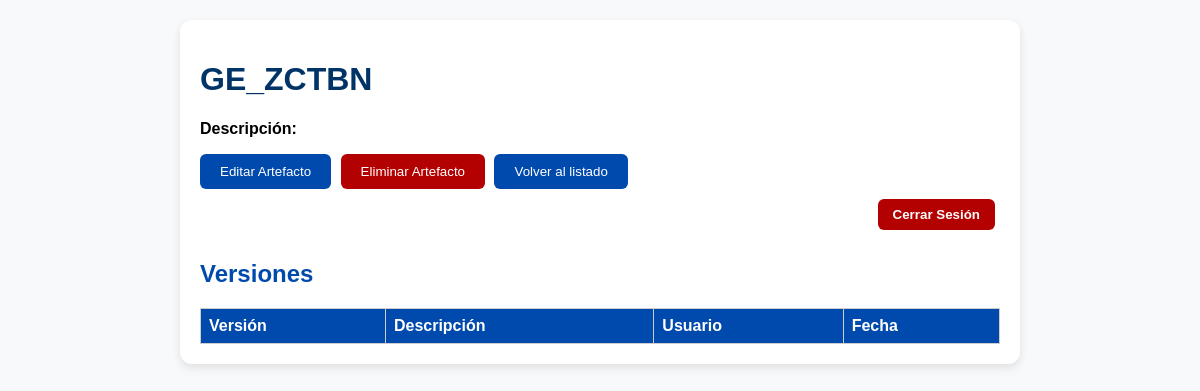
The page /detalle/GE_ZCTBN (signed in) on the database as committed earlier.
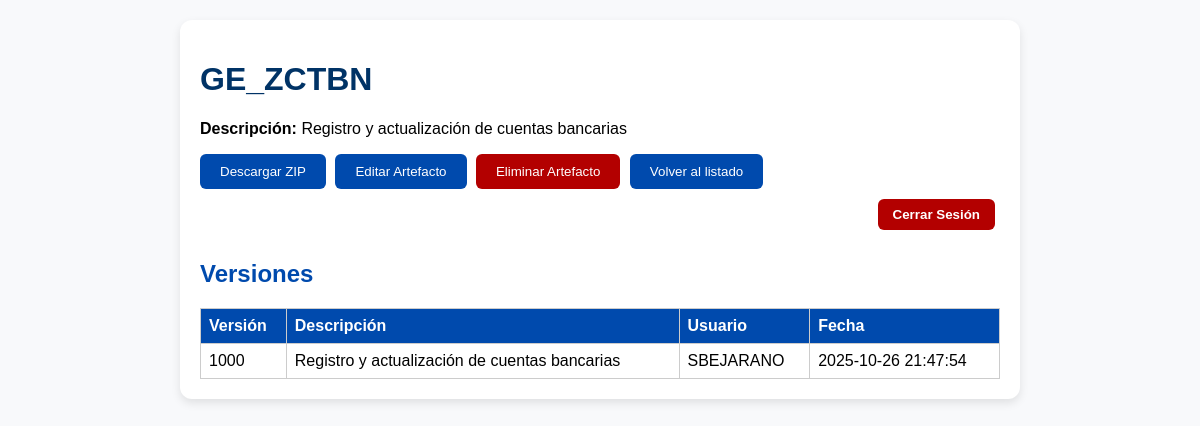
The same page on the database as committed later.
### tables this page shows
CREATE TABLE ARCHIVO(
            ID_archivo TEXT PRIMARY KEY,
            ruta TEXT NOT NULL,
            descripcion TEXT NOT NULL
        );

CREATE TABLE VERSIONAMIENTO(
            ID_archivo TEXT,
            version INTEGER DEFAULT 1000,
            descripcion TEXT NOT NULL,
            usuario TEXT NOT NULL,
            fecha_cambio TEXT NOT NULL,
            PRIMARY KEY (ID_archivo, version),
            FOREIGN KEY (ID_archivo) REFERENCES ARCHIVO(ID_archivo),
            FOREIGN KEY (usuario) REFERENCES USUARIO(ID_usuario)
        );

### app.py (the view)
@app.route("/detalle/<id_archivo>")
@login_requerido
def detalle_artefacto(id_archivo):
    conn = get_conn()
    cursor = conn.cursor()
    cursor.execute("SELECT descripcion, ruta FROM ARCHIVO WHERE ID_archivo = ?", (id_archivo,))
    archivo = cursor.fetchone()
    cursor.execute("""
        SELECT version, descripcion, usuario, fecha_cambio
        FROM VERSIONAMIENTO
        WHERE ID_archivo = ?
        ORDER BY version DESC
    """, (id_archivo,))
    versiones = cursor.fetchall()
    conn.close()
    prefijo = id_archivo[:2].upper()
    return render_template("detalle.html", id_archivo=id_archivo, archivo=archivo, versiones=versiones, prefijo=prefijo, usuario=session["usuario"])

### app.py (called while the page is built)
def get_conn():
    return sqlite3.connect("artefactos.db")

def login_requerido(func):
    @wraps(func)
    def wrapper(*args, **kwargs):
        if "usuario" not in session:
            flash("Debe iniciar sesión para acceder al sistema.")
            return redirect(url_for("login"))
        return func(*args, **kwargs)
    return wrapper

### templates/detalle.html (shortened to what this page needs)
<!DOCTYPE html>
<html lang="es">
<head>
</head>
<body>
<div class="container">
    <h1>{{ id_archivo }}</h1>
    <p><strong>Descripción:</strong> {{ archivo[0] }}</p>
    {% if archivo[1] %}
    <a href="/descargar/{{ id_archivo }}"><button>Descargar ZIP</button></a>
    {% endif %}
    {% if usuario.rol == 'E' %}
    <a href="/editar/{{ id_archivo }}"><button>Editar Artefacto</button></a>
    <a href="/eliminar/{{ id_archivo }}"><button style="background:#b30000;">Eliminar Artefacto</button></a>
    {% endif %}
    <a href="/artefactos/{{ prefijo }}"><button style="background:#004aad; color:white;">Volver al listado</button></a>
    <div style="text-align:right; margin-top:10px;">
        <a href="/logout"><button class="logout-btn">Cerrar Sesión</button></a>
    </div>
    <h2>Versiones</h2>
    <table>
        <tr>
            <th>Versión</th>
            <th>Descripción</th>
            <th>Usuario</th>
            <th>Fecha</th>
        </tr>
        {% for v in versiones %}
        <tr>
            <td>{{ v[0] }}</td>
            <td>{{ v[1] }}</td>
            <td>{{ v[2] }}</td>
            <td>{{ v[3] }}</td>
        </tr>
        {% endfor %}
    </table>
</div>
</body>
</html>

### templates/detalle.html (style rules this page uses)
body { font-family: Arial; background:#f8f9fb; margin:0; padding:20px; }
.container { background:white; padding:20px; border-radius:12px; box-shadow:0 4px 10px rgba(0,0,0,0.1); max-width:800px; margin:auto; }
h1 { color:#003366; }
h2 { margin-top:30px; color:#004aad; }
button { padding:10px 20px; background:#004aad; color:white; border:none; border-radius:6px; cursor:pointer; margin-right:5px; }
table { width:100%; border-collapse:collapse; margin-top:20px; }
th, td { border:1px solid #ccc; padding:8px; text-align:left; }
th { background:#004aad; color:white; }
.logout-btn { background:#b30000; color:white; border:none; border-radius:6px; padding:8px 15px; cursor:pointer; font-weight:bold; }

Rows that differ between the two databases and show on the page:
added ARCHIVO: descripcion "Registro y actualización de cuentas bancarias"
added VERSIONAMIENTO: version "1000", descripcion "Registro y actualización de cuentas bancarias", usuario "SBEJARANO", fecha_cambio "2025-10-26 21:47:54"
Other text that changed with them:
text now shown: "Descargar ZIP"
